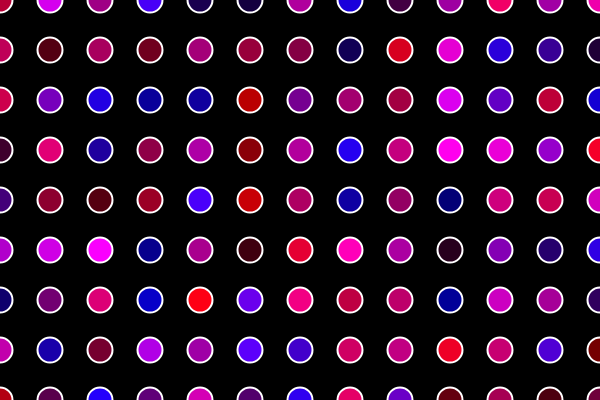
Frame 1 (no input)
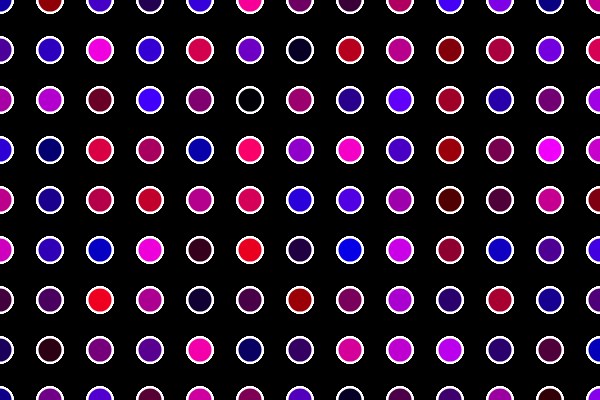
Frame 60 (no input)
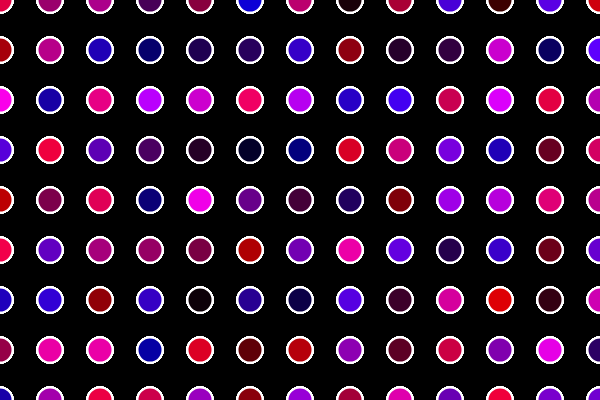
Frame 120 (the mouse pressed at the canvas centre since frame 60)

The p5.js sketch that drew these frames (run headless with seeded random() and noise() and a simulated clock; from frame 60 on, the mouse is pressed at the canvas centre):

// p5.js sketch
// ── sketch.js
function setup() {
    createCanvas (600, 400);
    background(0);
}

function draw() {
	stroke(255);
	strokeWeight(2);
    for (x = 0; x <= width; x+=50) {
		for (y = 0; y <= height; y+=50){
			fill(random(255), 0, random(255));
			ellipse(x, y, 25, 25);
		}
	}
}
